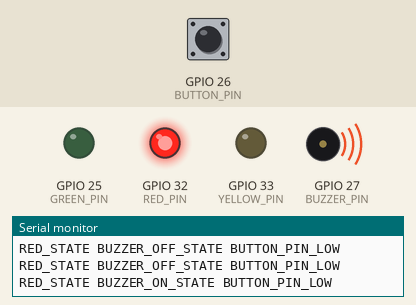
A program run on a simulated ESP32. Shown: output pins drawn as LEDs (lit = HIGH), buzzer (waves = sounding), the last lines printed to the serial monitor. Inputs (shaded band) come from the test bench; at power-on: GPIO 26 (BUTTON_PIN) LOW.

Above: at 0.87 s.
1.3 s: GPIO 26 (BUTTON_PIN) pulled HIGH for 0.15 s
4.3 s: GPIO 26 (BUTTON_PIN) pulled HIGH for 1 s
8.3 s: GPIO 26 (BUTTON_PIN) driven HIGH
At 11.0 s:
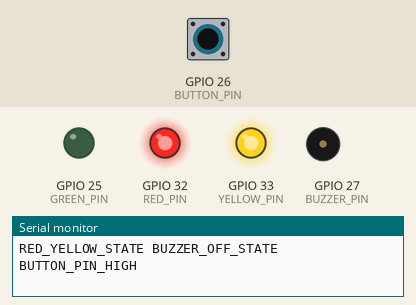
11.3 s: GPIO 26 (BUTTON_PIN) driven LOW
At 13.9 s:
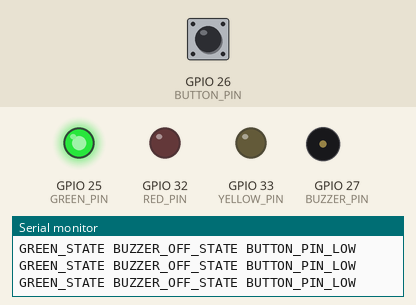
14.3 s: GPIO 26 (BUTTON_PIN) pulsed HIGH 2 times (0.12 s each, 0.3 s apart)
At 16.6 s:
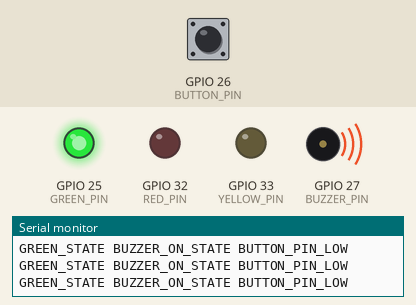
Timing chart, 0 to 17.4 s (numbered marks = the images above; inputs shaded):
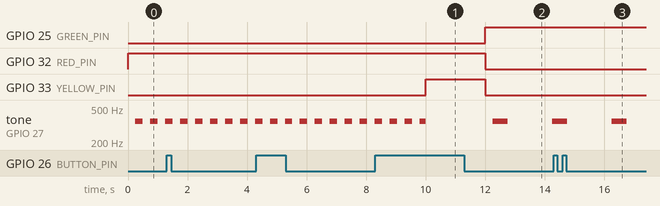

Measured:
- by itself, tone on GPIO 27 (BUZZER_PIN): alternates 349 Hz for 0.25 s and silent for 0.25 s

The program:

main.cpp
```cpp
#include <Arduino.h>
#define RED_PIN 32
#define YELLOW_PIN 33
#define GREEN_PIN 25
#define BUTTON_PIN 26
#define BUZZER_PIN 27
// Hard coded enumerator
#define RED_STATE 0
#define RED_YELLOW_STATE 1
#define YELLOW_STATE 2
#define GREEN_STATE 3
#define WAIT_STATE 4
#define BUZZER_ON_STATE 0
#define BUZZER_OFF_STATE 1
#define PRINT_MILLIS 100
#define RED_MILLIS 10000
#define RED_YELLOW_MILLIS 2000
#define YELLOW_MILLIS 2000
#define GREEN_MILLIS 5000
#define WAIT_MILLIS 5000
#define RED_BUZZER_ON_MILLIS 250
#define RED_BUZZER_OFF_MILLIS 250
#define GREEN_BUZZER_ON_MILLIS 500
#define GREEN_BUZZER_OFF_MILLIS 1500
int tl_state;
int buzz_state;
unsigned long print_timer;
unsigned long tl_timer; // Traffic light timer.
unsigned long buzz_timer;

void setTone(int pin)
{
  ledcAttachPin(pin, 0);       // pin, channel
  ledcWriteNote(0, NOTE_F, 4); // channel, frequency, octave
}

void unsetTone(int pin)
{
  ledcDetachPin(pin);
}

void setup()
{
  Serial.begin(9600);
  // Configure LED pins as outputs.
  pinMode(RED_PIN, OUTPUT);
  pinMode(YELLOW_PIN, OUTPUT);
  pinMode(GREEN_PIN, OUTPUT);
  pinMode(BUTTON_PIN, INPUT);
  pinMode(BUZZER_PIN, OUTPUT);
  // Initial state for states and timers..
  tl_state = RED_STATE;
  buzz_state = BUZZER_OFF_STATE;
  print_timer = millis() + PRINT_MILLIS;
  tl_timer = millis() + RED_MILLIS;
  buzz_timer = millis() + RED_BUZZER_ON_MILLIS;
}

void loop()
{
  switch (tl_state)
  {
  case RED_STATE:
    digitalWrite(RED_PIN, HIGH);
    if (millis() > tl_timer)
    {
      digitalWrite(RED_PIN, LOW);
      tl_timer = millis() + RED_YELLOW_MILLIS;
      tl_state = RED_YELLOW_STATE;
    }
    break;
  case RED_YELLOW_STATE:
    digitalWrite(RED_PIN, HIGH);
    digitalWrite(YELLOW_PIN, HIGH);
    if (millis() > tl_timer)
    {
      digitalWrite(RED_PIN, LOW);
      digitalWrite(YELLOW_PIN, LOW);
      tl_timer = millis() + GREEN_MILLIS;
      tl_state = GREEN_STATE;
    }
    break;
  case YELLOW_STATE:
    digitalWrite(YELLOW_PIN, HIGH);
    if (millis() > tl_timer)
    {
      digitalWrite(YELLOW_PIN, LOW);
      tl_timer = millis() + RED_MILLIS;
      tl_state = RED_STATE;
    }
    break;
  case GREEN_STATE:
    digitalWrite(GREEN_PIN, HIGH);
    if (millis() > tl_timer && digitalRead(BUTTON_PIN) == HIGH)
    {
      tl_timer = millis() + WAIT_MILLIS;
      tl_state = WAIT_STATE;
    }
    break;
  case WAIT_STATE:
    digitalWrite(GREEN_PIN, HIGH);
    if (millis() > tl_timer)
    {
      digitalWrite(GREEN_PIN, LOW);
      tl_timer = millis() + YELLOW_MILLIS;
      tl_state = YELLOW_STATE;
    }
    break;
  }

  switch (buzz_state)
  {
  case BUZZER_ON_STATE:
    if (tl_state == YELLOW_STATE || tl_state == RED_YELLOW_STATE)
    {
      unsetTone(BUZZER_PIN);
      buzz_state = BUZZER_OFF_STATE;
      buzz_timer = millis() + RED_BUZZER_OFF_MILLIS;
    }
    else if (millis() > buzz_timer)
    {
      buzz_state = BUZZER_OFF_STATE;
      if (tl_state == GREEN_STATE || tl_state == WAIT_STATE)
      {
        unsetTone(BUZZER_PIN);
        buzz_timer = millis() + GREEN_BUZZER_OFF_MILLIS;
      }
      else // (tl_state == RED_STATE)
      {
        unsetTone(BUZZER_PIN);
        buzz_timer = millis() + RED_BUZZER_OFF_MILLIS;
      }
    }
    break;
  case BUZZER_OFF_STATE:
    if (tl_state == YELLOW_STATE || tl_state == RED_YELLOW_STATE)
    {
      buzz_timer = millis() + RED_BUZZER_OFF_MILLIS;
    }
    else if (millis() > buzz_timer)
    {
      if (tl_state == GREEN_STATE || tl_state == WAIT_STATE)
      {
        buzz_state = BUZZER_ON_STATE;
        setTone(BUZZER_PIN);
        buzz_timer = millis() + GREEN_BUZZER_ON_MILLIS;
      }
      else // (tl_state == RED_STATE)
      {
        buzz_state = BUZZER_ON_STATE;
        setTone(BUZZER_PIN);
        buzz_timer = millis() + RED_BUZZER_ON_MILLIS;
      }
    }
    break;
  }

  if (millis() > print_timer)
  {
    switch (tl_state)
    {
    case RED_STATE:
      Serial.print("RED_STATE ");
      break;
    case RED_YELLOW_STATE:
      Serial.print("RED_YELLOW_STATE ");
      break;
    case YELLOW_STATE:
      Serial.print("YELLOW_STATE ");
      break;
    case GREEN_STATE:
      Serial.print("GREEN_STATE ");
      break;
    }
    switch (buzz_state)
    {
    case BUZZER_ON_STATE:
      Serial.print("BUZZER_ON_STATE ");
      break;
    case BUZZER_OFF_STATE:
      Serial.print("BUZZER_OFF_STATE ");
      break;
    }
    switch (digitalRead(BUTTON_PIN))
    {
    case HIGH:
      Serial.println("BUTTON_PIN_HIGH");
      break;
    case LOW:
      Serial.println("BUTTON_PIN_LOW");
      break;
    }
    print_timer = millis() + PRINT_MILLIS;
  }
}
```
